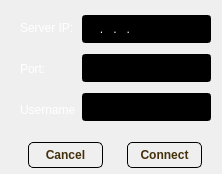
<?xml version="1.0" encoding="UTF-8"?>
<ui version="4.0">
 <class>DlgConnection</class>
 <widget class="QDialog" name="DlgConnection">
  <property name="geometry">
   <rect>
    <x>0</x>
    <y>0</y>
    <width>222</width>
    <height>174</height>
   </rect>
  </property>
  <property name="windowTitle">
   <string>Connect To Server</string>
  </property>
  <property name="styleSheet">
   <string notr="true">QWidget{
  color:white;
  background-image:url(':/image/wood.jpg');
}
QLabel{
border-right: 1px;
border-bottom: 1px;
background-color:transparent;
}

QPushButton{
  color: #44310C;
  border: 1px solid#000;
  border-radius:5px;
  padding: 5px;
  background-image:url(':/image/gold3.jpeg');
}

QPushButton:hover {
background: qradialgradient(cx: 0.3, cy: -0.4,fx: 0.3, fy: -0.4,radius: 1.35, stop: 0 #000, stop: 1 #C89225);
}

 QPushButton:pressed {
background: qradialgradient(cx: 0.4, cy: -0.1,
fx: 0.4, fy: -0.1,
radius: 1.35, stop: 0 #FFF, stop: 1 #C89225);
}

QLineEdit{
  color:#FFF;
  padding: 5px;
  background-color:#000;
}</string>
  </property>
  <widget class="QWidget" name="layoutWidget">
   <property name="geometry">
    <rect>
     <x>10</x>
     <y>140</y>
     <width>211</width>
     <height>31</height>
    </rect>
   </property>
   <layout class="QHBoxLayout" name="horizontalLayout">
    <item>
     <widget class="QPushButton" name="pushButton_cancel">
      <property name="maximumSize">
       <size>
        <width>75</width>
        <height>16777215</height>
       </size>
      </property>
      <property name="font">
       <font>
        <weight>75</weight>
        <bold>true</bold>
       </font>
      </property>
      <property name="text">
       <string>Cancel</string>
      </property>
     </widget>
    </item>
    <item>
     <widget class="QPushButton" name="pushButton_connect">
      <property name="maximumSize">
       <size>
        <width>75</width>
        <height>16777215</height>
       </size>
      </property>
      <property name="font">
       <font>
        <weight>75</weight>
        <bold>true</bold>
       </font>
      </property>
      <property name="text">
       <string>Connect</string>
      </property>
     </widget>
    </item>
   </layout>
  </widget>
  <widget class="QWidget" name="layoutWidget">
   <property name="geometry">
    <rect>
     <x>20</x>
     <y>10</y>
     <width>191</width>
     <height>117</height>
    </rect>
   </property>
   <layout class="QHBoxLayout" name="horizontalLayout_2">
    <item>
     <layout class="QVBoxLayout" name="verticalLayout_2">
      <item>
       <widget class="QLabel" name="label">
        <property name="text">
         <string>Server IP:</string>
        </property>
       </widget>
      </item>
      <item>
       <widget class="QLabel" name="label_2">
        <property name="text">
         <string>Port:</string>
        </property>
       </widget>
      </item>
      <item>
       <widget class="QLabel" name="label_3">
        <property name="text">
         <string>Username</string>
        </property>
       </widget>
      </item>
     </layout>
    </item>
    <item>
     <layout class="QVBoxLayout" name="verticalLayout">
      <item>
       <widget class="QLineEdit" name="lineServerIP">
        <property name="inputMask">
         <string>000.000.000.000; </string>
        </property>
       </widget>
      </item>
      <item>
       <widget class="QLineEdit" name="lineServerPort">
        <property name="inputMask">
         <string>99999; </string>
        </property>
       </widget>
      </item>
      <item>
       <widget class="QLineEdit" name="lineUsername"/>
      </item>
     </layout>
    </item>
   </layout>
  </widget>
 </widget>
 <resources/>
 <connections>
  <connection>
   <sender>pushButton_cancel</sender>
   <signal>clicked()</signal>
   <receiver>DlgConnection</receiver>
   <slot>close()</slot>
   <hints>
    <hint type="sourcelabel">
     <x>50</x>
     <y>142</y>
    </hint>
    <hint type="destinationlabel">
     <x>109</x>
     <y>64</y>
    </hint>
   </hints>
  </connection>
  <connection>
   <sender>pushButton_connect</sender>
   <signal>clicked()</signal>
   <receiver>DlgConnection</receiver>
   <slot>connectTo()</slot>
   <hints>
    <hint type="sourcelabel">
     <x>136</x>
     <y>142</y>
    </hint>
    <hint type="destinationlabel">
     <x>97</x>
     <y>86</y>
    </hint>
   </hints>
  </connection>
 </connections>
 <slots>
  <slot>connectTo()</slot>
 </slots>
</ui>
